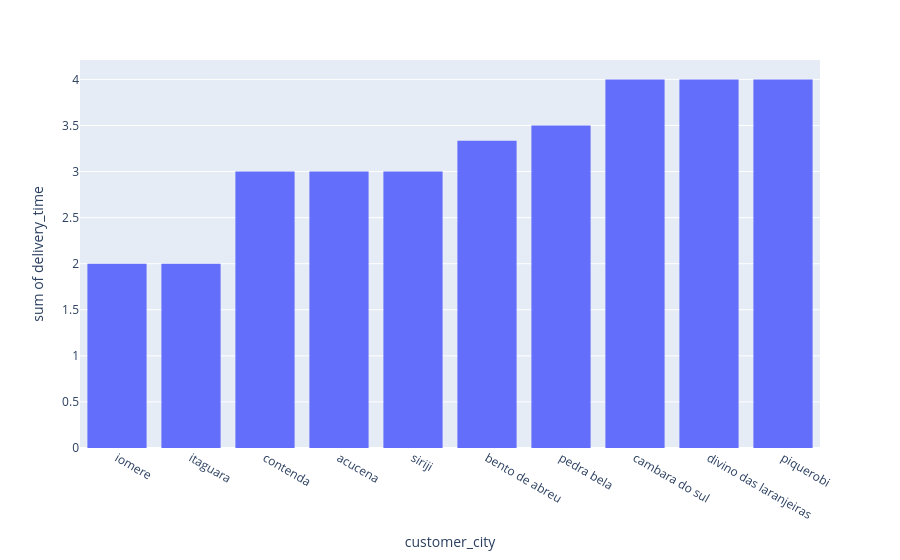

Notebook code cell kept with this figure:
### Code cell
import plotly.express as px

fig = px.histogram(location_delivery, x='customer_city',y='delivery_time')
fig.show()

### Figure 1 — Plotly figure (JSON) as saved in the notebook; plotly's stock layout.template omitted (floating-point values rounded to 4 significant figures)
{"data": [{"bingroup": "x", "histfunc": "sum", "hovertemplate": "customer_city=%{x}<br>sum of delivery_time=%{y}<extra></extra>", "legendgroup": "", "marker": {"color": "#636efa", "pattern": {"shape": ""}}, "name": "", "orientation": "v", "showlegend": false, "type": "histogram", "x": ["iomere", "itaguara", "contenda", "acucena", "siriji", "bento de abreu", "pedra bela", "cambara do sul", "divino das laranjeiras", "piquerobi"], "xaxis": "x", "y": [2.0, 2.0, 3.0, 3.0, 3.0, 3.333, 3.5, 4.0, 4.0, 4.0], "yaxis": "y"}], "layout": {"barmode": "relative", "legend": {"tracegroupgap": 0}, "margin": {"t": 60}, "xaxis": {"anchor": "y", "domain": [0, 1], "title": {"text": "customer_city"}}, "yaxis": {"anchor": "x", "domain": [0, 1], "title": {"text": "sum of delivery_time"}}}}
